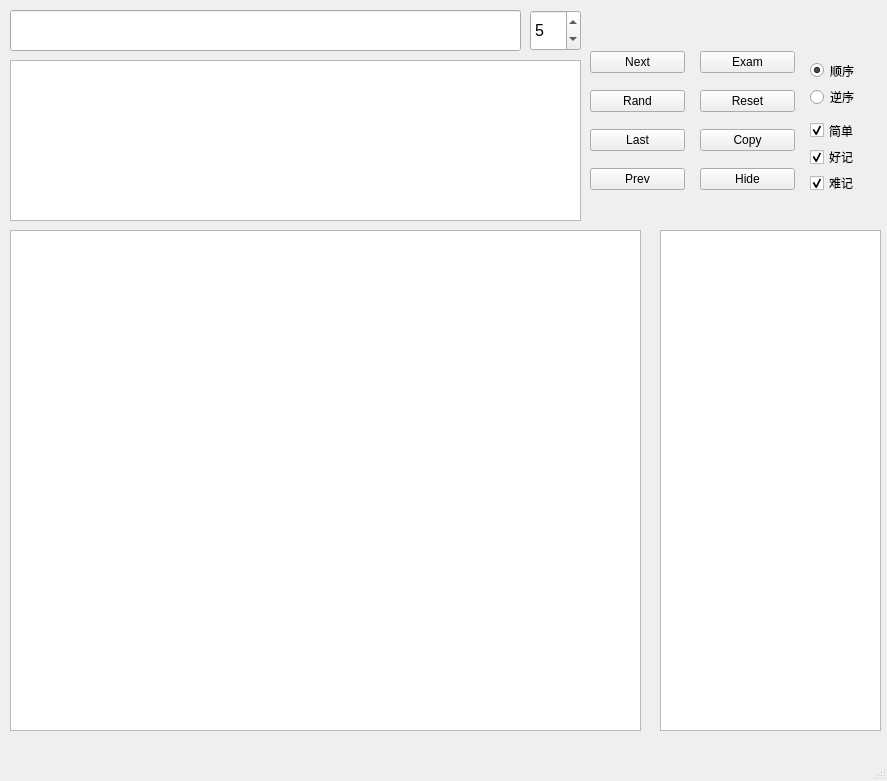
<?xml version="1.0" encoding="UTF-8"?>
<ui version="4.0">
 <class>MainWindow</class>
 <widget class="QMainWindow" name="MainWindow">
  <property name="geometry">
   <rect>
    <x>0</x>
    <y>0</y>
    <width>887</width>
    <height>781</height>
   </rect>
  </property>
  <property name="windowTitle">
   <string>MainWindow</string>
  </property>
  <widget class="QWidget" name="centralwidget">
   <widget class="QTextBrowser" name="textBrowser">
    <property name="geometry">
     <rect>
      <x>10</x>
      <y>230</y>
      <width>631</width>
      <height>501</height>
     </rect>
    </property>
    <property name="font">
     <font>
      <family>Times New Roman</family>
      <pointsize>13</pointsize>
     </font>
    </property>
    <property name="html">
     <string>&lt;!DOCTYPE HTML PUBLIC &quot;-//W3C//DTD HTML 4.0//EN&quot; &quot;http://www.w3.org/TR/REC-html40/strict.dtd&quot;&gt;
&lt;html&gt;&lt;head&gt;&lt;meta name=&quot;qrichtext&quot; content=&quot;1&quot; /&gt;&lt;style type=&quot;text/css&quot;&gt;
p, li { white-space: pre-wrap; }
&lt;/style&gt;&lt;/head&gt;&lt;body style=&quot; font-family:'Times New Roman'; font-size:13pt; font-weight:400; font-style:normal;&quot;&gt;
&lt;p style=&quot;-qt-paragraph-type:empty; margin-top:0px; margin-bottom:0px; margin-left:0px; margin-right:0px; -qt-block-indent:0; text-indent:0px; font-family:'SimSun'; font-size:9pt;&quot;&gt;&lt;br /&gt;&lt;/p&gt;&lt;/body&gt;&lt;/html&gt;</string>
    </property>
   </widget>
   <widget class="QLineEdit" name="lineEdit">
    <property name="geometry">
     <rect>
      <x>10</x>
      <y>10</y>
      <width>511</width>
      <height>41</height>
     </rect>
    </property>
    <property name="font">
     <font>
      <family>Times New Roman</family>
      <pointsize>16</pointsize>
     </font>
    </property>
   </widget>
   <widget class="QSpinBox" name="spinBox">
    <property name="geometry">
     <rect>
      <x>530</x>
      <y>10</y>
      <width>51</width>
      <height>41</height>
     </rect>
    </property>
    <property name="font">
     <font>
      <pointsize>12</pointsize>
     </font>
    </property>
    <property name="minimum">
     <number>1</number>
    </property>
    <property name="maximum">
     <number>400</number>
    </property>
    <property name="value">
     <number>5</number>
    </property>
   </widget>
   <widget class="QTextBrowser" name="textBrowser_2">
    <property name="geometry">
     <rect>
      <x>660</x>
      <y>230</y>
      <width>221</width>
      <height>501</height>
     </rect>
    </property>
    <property name="font">
     <font>
      <family>Times New Roman</family>
      <pointsize>16</pointsize>
     </font>
    </property>
   </widget>
   <widget class="QTextBrowser" name="textBrowser_3">
    <property name="geometry">
     <rect>
      <x>10</x>
      <y>60</y>
      <width>571</width>
      <height>161</height>
     </rect>
    </property>
    <property name="font">
     <font>
      <family>Times New Roman</family>
      <pointsize>15</pointsize>
     </font>
    </property>
    <property name="html">
     <string>&lt;!DOCTYPE HTML PUBLIC &quot;-//W3C//DTD HTML 4.0//EN&quot; &quot;http://www.w3.org/TR/REC-html40/strict.dtd&quot;&gt;
&lt;html&gt;&lt;head&gt;&lt;meta name=&quot;qrichtext&quot; content=&quot;1&quot; /&gt;&lt;style type=&quot;text/css&quot;&gt;
p, li { white-space: pre-wrap; }
&lt;/style&gt;&lt;/head&gt;&lt;body style=&quot; font-family:'Times New Roman'; font-size:15pt; font-weight:400; font-style:normal;&quot;&gt;
&lt;p style=&quot;-qt-paragraph-type:empty; margin-top:0px; margin-bottom:0px; margin-left:0px; margin-right:0px; -qt-block-indent:0; text-indent:0px; font-family:'SimSun'; font-size:9pt;&quot;&gt;&lt;br /&gt;&lt;/p&gt;&lt;/body&gt;&lt;/html&gt;</string>
    </property>
   </widget>
   <widget class="QWidget" name="layoutWidget">
    <property name="geometry">
     <rect>
      <x>700</x>
      <y>40</y>
      <width>95</width>
      <height>161</height>
     </rect>
    </property>
    <layout class="QVBoxLayout" name="verticalLayout">
     <item>
      <widget class="QPushButton" name="pushButton_6">
       <property name="text">
        <string>Exam</string>
       </property>
      </widget>
     </item>
     <item>
      <widget class="QPushButton" name="pushButton_7">
       <property name="text">
        <string>Reset</string>
       </property>
      </widget>
     </item>
     <item>
      <widget class="QPushButton" name="pushButton_8">
       <property name="text">
        <string>Copy</string>
       </property>
      </widget>
     </item>
     <item>
      <widget class="QPushButton" name="pushButton">
       <property name="text">
        <string>Hide</string>
       </property>
      </widget>
     </item>
    </layout>
   </widget>
   <widget class="QWidget" name="layoutWidget">
    <property name="geometry">
     <rect>
      <x>810</x>
      <y>120</y>
      <width>59</width>
      <height>73</height>
     </rect>
    </property>
    <layout class="QVBoxLayout" name="verticalLayout_2">
     <item>
      <widget class="QCheckBox" name="checkBox">
       <property name="text">
        <string>简单</string>
       </property>
       <property name="checked">
        <bool>true</bool>
       </property>
      </widget>
     </item>
     <item>
      <widget class="QCheckBox" name="checkBox_2">
       <property name="text">
        <string>好记</string>
       </property>
       <property name="checked">
        <bool>true</bool>
       </property>
      </widget>
     </item>
     <item>
      <widget class="QCheckBox" name="checkBox_3">
       <property name="text">
        <string>难记</string>
       </property>
       <property name="checked">
        <bool>true</bool>
       </property>
      </widget>
     </item>
    </layout>
   </widget>
   <widget class="QWidget" name="layoutWidget">
    <property name="geometry">
     <rect>
      <x>810</x>
      <y>60</y>
      <width>59</width>
      <height>47</height>
     </rect>
    </property>
    <layout class="QVBoxLayout" name="verticalLayout_3">
     <item>
      <widget class="QRadioButton" name="radioButton_2">
       <property name="text">
        <string>顺序</string>
       </property>
       <property name="checked">
        <bool>true</bool>
       </property>
      </widget>
     </item>
     <item>
      <widget class="QRadioButton" name="radioButton">
       <property name="text">
        <string>逆序</string>
       </property>
      </widget>
     </item>
    </layout>
   </widget>
   <widget class="QWidget" name="layoutWidget">
    <property name="geometry">
     <rect>
      <x>590</x>
      <y>40</y>
      <width>95</width>
      <height>161</height>
     </rect>
    </property>
    <layout class="QVBoxLayout" name="verticalLayout_4">
     <item>
      <widget class="QPushButton" name="pushButton_5">
       <property name="text">
        <string>Next</string>
       </property>
      </widget>
     </item>
     <item>
      <widget class="QPushButton" name="pushButton_3">
       <property name="text">
        <string>Rand</string>
       </property>
      </widget>
     </item>
     <item>
      <widget class="QPushButton" name="pushButton_2">
       <property name="text">
        <string>Last</string>
       </property>
      </widget>
     </item>
     <item>
      <widget class="QPushButton" name="pushButton_4">
       <property name="text">
        <string>Prev</string>
       </property>
      </widget>
     </item>
    </layout>
   </widget>
  </widget>
  <widget class="QMenuBar" name="menubar">
   <property name="geometry">
    <rect>
     <x>0</x>
     <y>0</y>
     <width>887</width>
     <height>26</height>
    </rect>
   </property>
  </widget>
  <widget class="QStatusBar" name="statusbar"/>
 </widget>
 <resources/>
 <connections/>
</ui>
